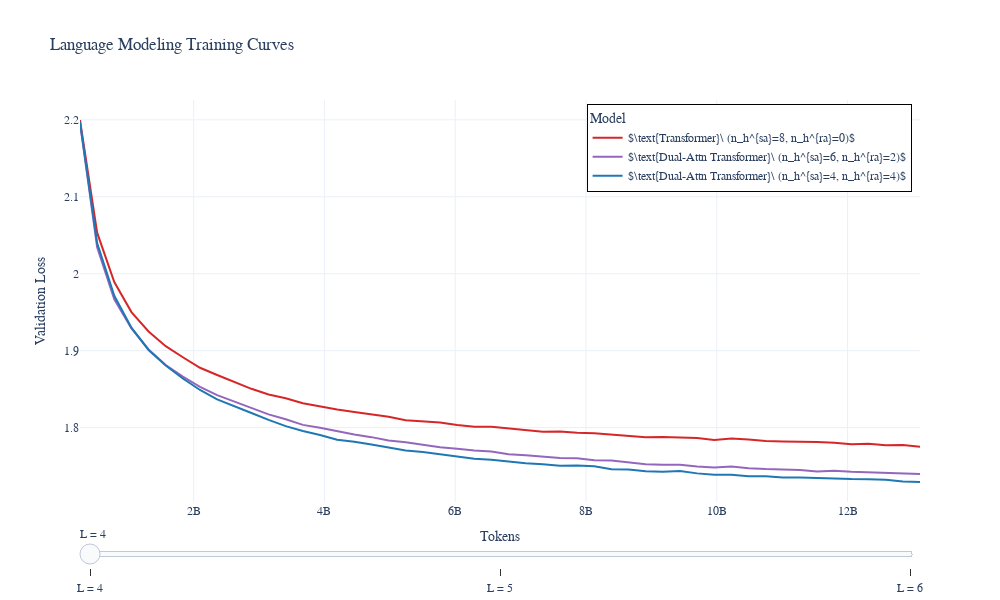

Here is the notebook cell this chart was saved with:
### Markdown cell above
### All Plots & Ablations

### Code cell
import plotly.graph_objects as go

# Get unique tasks and models
layers = [4, 5, 6]
d = 64
metric = 'Validation Loss'
# metric = 'Validation Perplexity'
# models = figure_data_['Model'].unique()

fig_data = filter_data(figure_data, d_models=[d], layers=layers, filter_first_step=True,
    symbol_types=('sym_attn',), symmetry=(False,), rca_types=('disentangled_v2',))
yrange_global = [fig_data[metric].min(), fig_data[metric].max()]

# Create frames for each task
frames = []
for l in layers:
    frame_data = []
    ax_data = filter_data(figure_data, d_models=[d], layers=[l], filter_first_step=True,
        symbol_types=('sym_attn',), symmetry=(False,), rca_types=('disentangled_v2',))
    ax_data = ax_data.groupby(['Model', 'Tokens'])[metric].aggregate(['mean', 'std', 'count', 'sem']).reset_index()
    models = ax_data['Model'].unique()

    yrange = [ax_data['mean'].min(), ax_data['mean'].max()]

    yrange = yrange_global
    # xrange = [task_data['Epoch'].min(), task_data['Training Set Size'].max()]
    eps_y = 0.025 * (yrange[1] - yrange[0])
    # eps_x = 0.025 * (xrange[1] - xrange[0])
    yrange = [yrange[0] - eps_y, yrange[1] + eps_y]
    # xrange = [xrange[0] - eps_x, xrange[1] + eps_x]

    for model in models:
        model_filter = ax_data['Model'] == model
        model_data = ax_data[model_filter]
        frame_data.append(go.Scatter(
            x=model_data['Tokens'], 
            y=model_data['mean'],
            mode='lines',
            name=model,
            line=dict(color=color_map[model]))) # change color based on model
    frames.append(go.Frame(data=frame_data, 
                           name=f'L = {l}',
                           layout=dict(yaxis=dict(range=yrange))
                                       ))

# Create steps for the slider
steps = [dict(method='animate',
              args=[[frame['name']]],  # frame name to be shown
              label=frame['name']) for frame in frames]

# Create base frame
fig = go.Figure(
    data=frames[0]['data'],
    layout=go.Layout(
        title='Language Modeling Training Curves',
        xaxis=dict(title='Tokens'),
        yaxis=dict(title=metric),
        height=600,
        width=1000,
        sliders=[dict(steps=steps)],  # add the slider
                font_family="Computer Modern",
        template=theme,
        legend_title="Model",
        legend=dict(yanchor="top", y=0.99, xanchor="right", x=0.99,
                    title_font_family="Times New Roman", #bgcolor='LightSteelBlue',
                    bordercolor="Black", borderwidth=1),
    ),
    frames=frames
)

fig.show()

### Figure 1 — Plotly figure (JSON) as saved in the notebook; plotly's stock layout.template omitted (floating-point values rounded to 4 significant figures)
{"data": [{"line": {"color": "rgb(214, 39, 40)"}, "mode": "lines", "name": "$\\text{Transformer}\\ (n_h^{sa}=8, n_h^{ra}=0)$", "type": "scatter", "x": [262144000, 524288000, 786432000, 1048576000, 1310720000, 1572864000, 1835008000, 2097152000, 2359296000, 2621440000, 2883584000, 3145728000, 3407872000, 3670016000, 3932160000, 4194304000, 4456448000, 4718592000, 4980736000, 5242880000, 5505024000, 5767168000, 6029312000, 6291456000, 6553600000, 6815744000, 7077888000, 7340032000, 7602176000, 7864320000, 8126464000, 8388608000, 8650752000, 8912896000, 9175040000, 9437184000, 9699328000, 9961472000, 10223616000, 10485760000, 10747904000, 11010048000, 11272192000, 11534336000, 11796480000, 12058624000, 12320768000, 12582912000, 12845056000, 13107200000], "y": [2.2, 2.053, 1.989, 1.95, 1.925, 1.906, 1.891, 1.878, 1.868, 1.859, 1.85, 1.843, 1.838, 1.832, 1.827, 1.823, 1.82, 1.817, 1.814, 1.81, 1.808, 1.806, 1.803, 1.801, 1.801, 1.799, 1.797, 1.795, 1.795, 1.793, 1.793, 1.791, 1.789, 1.787, 1.788, 1.787, 1.787, 1.784, 1.786, 1.785, 1.783, 1.782, 1.782, 1.781, 1.78, 1.778, 1.779, 1.777, 1.777, 1.775]}, {"line": {"color": "rgb(148, 103, 189)"}, "mode": "lines", "name": "$\\text{Dual-Attn Transformer}\\ (n_h^{sa}=6, n_h^{ra}=2)$", "type": "scatter", "x": [262144000, 524288000, 786432000, 1048576000, 1310720000, 1572864000, 1835008000, 2097152000, 2359296000, 2621440000, 2883584000, 3145728000, 3407872000, 3670016000, 3932160000, 4194304000, 4456448000, 4718592000, 4980736000, 5242880000, 5505024000, 5767168000, 6029312000, 6291456000, 6553600000, 6815744000, 7077888000, 7340032000, 7602176000, 7864320000, 8126464000, 8388608000, 8650752000, 8912896000, 9175040000, 9437184000, 9699328000, 9961472000, 10223616000, 10485760000, 10747904000, 11010048000, 11272192000, 11534336000, 11796480000, 12058624000, 12320768000, 12582912000, 12845056000, 13107200000], "y": [2.196, 2.034, 1.967, 1.929, 1.902, 1.881, 1.866, 1.853, 1.842, 1.834, 1.825, 1.817, 1.811, 1.803, 1.8, 1.795, 1.791, 1.788, 1.783, 1.781, 1.778, 1.774, 1.772, 1.77, 1.769, 1.765, 1.764, 1.762, 1.761, 1.76, 1.757, 1.757, 1.755, 1.752, 1.752, 1.752, 1.749, 1.748, 1.749, 1.747, 1.746, 1.745, 1.745, 1.743, 1.744, 1.743, 1.742, 1.741, 1.741, 1.74]}, {"line": {"color": "rgb(31, 119, 180)"}, "mode": "lines", "name": "$\\text{Dual-Attn Transformer}\\ (n_h^{sa}=4, n_h^{ra}=4)$", "type": "scatter", "x": [262144000, 524288000, 786432000, 1048576000, 1310720000, 1572864000, 1835008000, 2097152000, 2359296000, 2621440000, 2883584000, 3145728000, 3407872000, 3670016000, 3932160000, 4194304000, 4456448000, 4718592000, 4980736000, 5242880000, 5505024000, 5767168000, 6029312000, 6291456000, 6553600000, 6815744000, 7077888000, 7340032000, 7602176000, 7864320000, 8126464000, 8388608000, 8650752000, 8912896000, 9175040000, 9437184000, 9699328000, 9961472000, 10223616000, 10485760000, 10747904000, 11010048000, 11272192000, 11534336000, 11796480000, 12058624000, 12320768000, 12582912000, 12845056000, 13107200000], "y": [2.197, 2.04, 1.971, 1.93, 1.901, 1.881, 1.864, 1.849, 1.837, 1.827, 1.819, 1.81, 1.802, 1.796, 1.79, 1.784, 1.782, 1.778, 1.774, 1.77, 1.768, 1.765, 1.762, 1.76, 1.758, 1.756, 1.754, 1.752, 1.75, 1.751, 1.75, 1.746, 1.746, 1.743, 1.743, 1.744, 1.74, 1.739, 1.739, 1.737, 1.737, 1.735, 1.735, 1.734, 1.733, 1.733, 1.733, 1.732, 1.73, 1.729]}], "layout": {"font": {"family": "Computer Modern"}, "height": 600, "legend": {"bordercolor": "Black", "borderwidth": 1, "title": {"text": "Model"}, "x": 0.99, "xanchor": "right", "y": 0.99, "yanchor": "top"}, "sliders": [{"steps": [{"args": [["L = 4"]], "label": "L = 4", "method": "animate"}, {"args": [["L = 5"]], "label": "L = 5", "method": "animate"}, {"args": [["L = 6"]], "label": "L = 6", "method": "animate"}]}], "title": {"text": "Language Modeling Training Curves"}, "width": 1000, "xaxis": {"title": {"text": "Tokens"}}, "yaxis": {"title": {"text": "Validation Loss"}}}}
